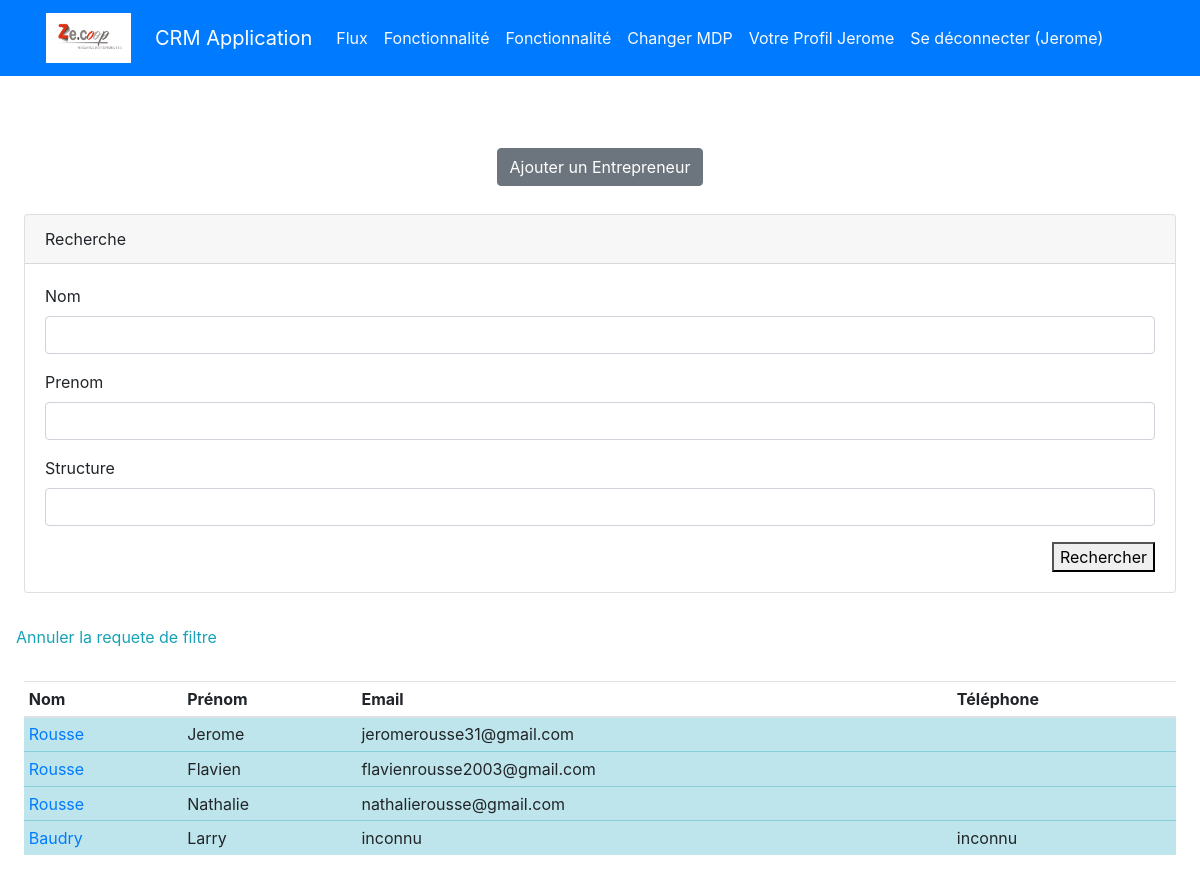
Before: /home/ (signed in) with the older database file.
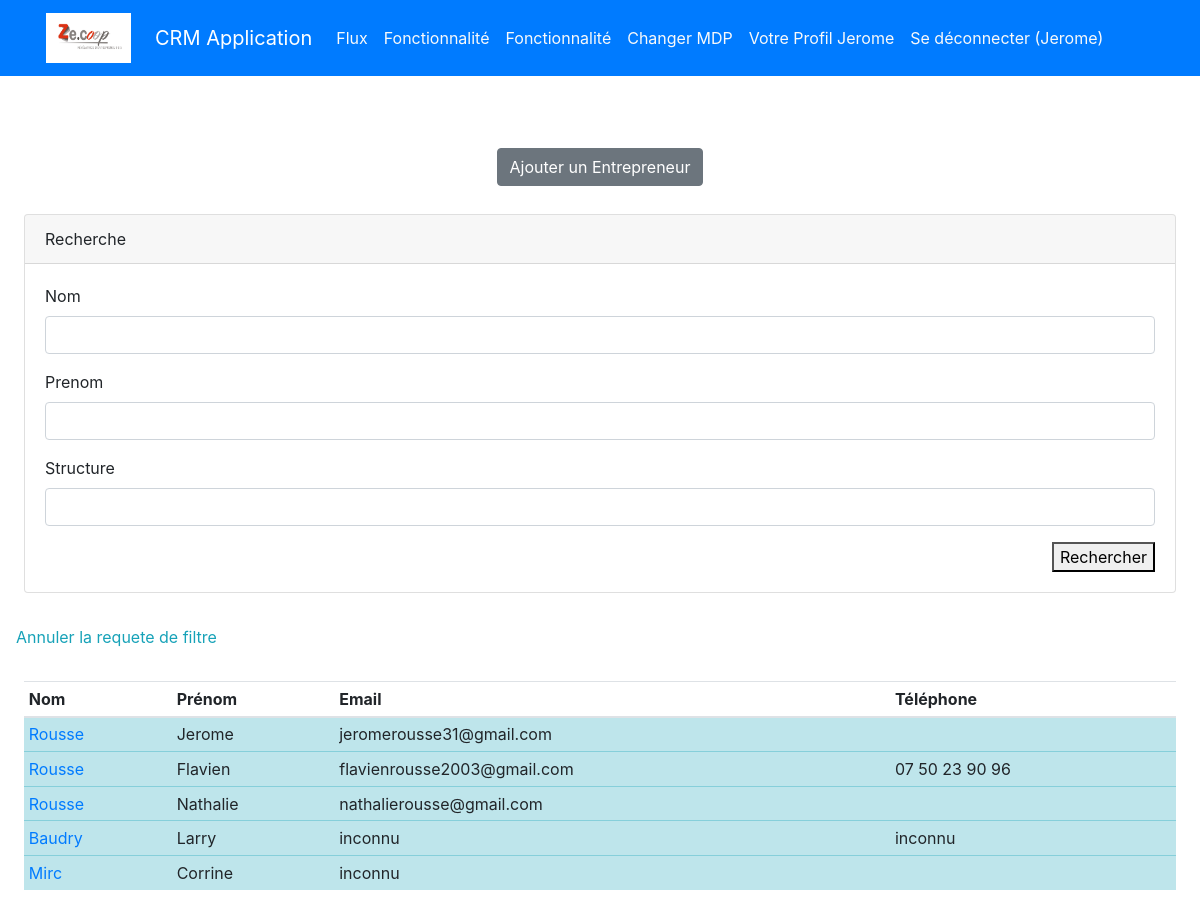
After: the same page with the newer database file.
### appflux/models.py (models this page shows, shortened)
class Entrepreneur(models.Model):
    nom = models.CharField (max_length=30,)
    prenom = models.CharField(max_length=30, verbose_name="prénom")
    matricule = models.CharField(max_length=30, blank=True)
    photo = models.ImageField(default='avatar.jpg', upload_to='entrepreneur_avatars', blank=True,)
    telephone = models.CharField(max_length=15 ,blank=True, verbose_name="téléphone")
    structure = models.CharField(max_length=40, choices=STRUCTURE,)
    email = models.CharField(max_length=150,)
    nationalite = models.CharField(max_length=150, verbose_name="nationalité")
    naissance = models.CharField(max_length=100, verbose_name="pays de naissance",)
    numero = models.CharField( max_length=15 ,verbose_name="numéro de téléphone professionel", blank=True)
    adresse_postal = models.CharField(max_length=200, verbose_name="Code")
    adresse = models.CharField(max_length=200, blank=True, null=True)
    securite_social = models.CharField(max_length=240, blank=True, verbose_name=" Numéro de sécurité social")
    date_naissance = models.DateField(verbose_name="date de naissance")
    ville = models.CharField(max_length=120, verbose_name="lieu de résidence", blank=True )
    fonction = models.CharField(max_length=240, blank=True,)
    date_entree = models.DateField(blank=True, null= True, verbose_name="date d'entrée dans la CAE")
    debut = models.DateField(blank=True, null=True, verbose_name="date du début du contrat")
    motif = models.CharField(max_length=240, blank=True, verbose_name=' Contrat de travail', choices=TRAVAIL)
    activite = models.CharField(max_length=40, blank=True, verbose_name="type de activité", choices=ACTIVITE)
    manager = models.ForeignKey(User, on_delete=models.CASCADE, null=True, blank=True)

### appflux/views.py (the view)
# urls.py: 2. Add a URL to urlpatterns:  path('', views.home, name='home')
@login_required
def home(request):
    liste = Entrepreneur.objects.all()
    if request.method == "POST":
        form = EntrepreneurFiltre(request.POST)
        if form.is_valid():
            base_url = reverse('home')
            query_string = urlencode(form.cleaned_data)
            url = '{}?{}'.format(base_url, query_string)
            return redirect (url)
    else:
        form = EntrepreneurFiltre()
        nom_form = request.GET.get("nom","")
        prenom_form = request.GET.get("prenom","")
        structure_form = request.GET.get("structure","")
        if nom_form is not None:
            liste = liste.filter(nom__icontains=nom_form)
            form.fields['nom'].initial = nom_form
        if prenom_form is not None:
            liste = liste.filter(prenom__icontains=prenom_form)
            form.fields['prenom'].initial = prenom_form
        if structure_form is not None:
            liste = liste.filter(structure__icontains=structure_form)
            form.fields['structure'].initial = structure_form
    return render(request, "appflux/home.html", locals())

### appflux/forms.py
class EntrepreneurFiltre(Form):
    nom = CharField(max_length=100, required=False)
    prenom = CharField(max_length=100, required=False)
    structure = CharField(max_length=100, required=False)

### appflux/templates/appflux/home.html (shortened to what this page needs)
{% extends 'base.html' %}
{% block content %}
{% load crispy_forms_tags %}
<div class ="text-center" >
    <a href = "{% url 'creer_personne'  %}" class="btn btn-secondary"> Ajouter un Entrepreneur</a>
</div>
<div class = "row p-4">
    <div class = "col-sm-12 mt-1">
        <div class="card">
            <div class="card-header">
                Recherche
            </div>
            <form action=" {% url 'home' %}" method="post">
                <div class="card-body">
                    {{ form|crispy }}
                    <div class="text-right" >
                    <button class="btn-btn-info" type="submit">Rechercher</button>
                </div>
                </div>
            </form>
        </div>
    </div>
</div>
<a class="nav-link text-info" href="{% url 'home' %}">Annuler la requete de filtre</a>
<div class="table-responsive-sm p-4">
    <table class="table table-sm">
        <thead>
            <tr>
                <th scope="col">Nom</th>
                <th scope="col">Prénom</th>
                <th scope="col">Email</th>
                <th scope="col">Téléphone</th>
            </tr>
        </thead>
        <tbody>
            {% for entrepreneur in  liste %}
            <tr class="table-info">
                <td><a href="{% url 'entrepreneur_detail' entrepreneur.id %}">{{entrepreneur.nom}}</a></td>
                <td>{{entrepreneur.prenom}}</td>
                <td>{{entrepreneur.email}}</td>
                <td>{{entrepreneur.telephone}}</td>
            </tr>
            {% endfor %}
        </tbody>
    </table>
  </div>
{% endblock content %}

Changed rows visible on the page:
changed Entrepreneur "Flavien": telephone (not shown) → "07 50 23 90 96"
added Entrepreneur: nom "Mirc", prenom "Corrine", email "inconnu"
